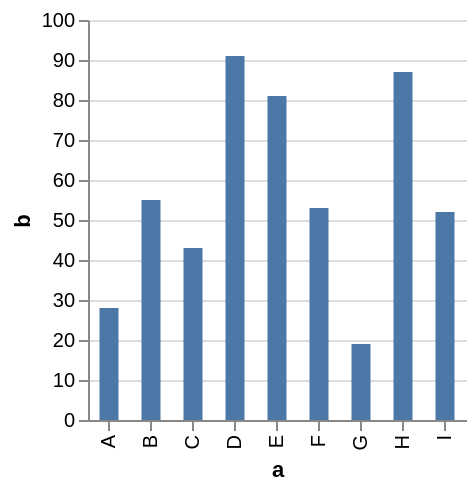

Specify this chart in Vega-Lite:
### Vega specification from a JSON file in a GitHub repository (floating-point values rounded to 4 significant figures)
{"$schema": "http://vega.github.io/schema/vega/v3.0.json", "description": "A simple bar chart with embedded data.", "autosize": "pad", "padding": 5, "data": [{"name": "source_0", "values": [{"a": "A", "b": 28}, {"a": "B", "b": 55}, {"a": "C", "b": 43}, {"a": "D", "b": 91}, {"a": "E", "b": 81}, {"a": "F", "b": 53}, {"a": "G", "b": 19}, {"a": "H", "b": 87}, {"a": "I", "b": 52}], "format": {"type": "json", "parse": {"b": "number"}}, "transform": [{"type": "filter", "expr": "datum[\"b\"] !== null && !isNaN(datum[\"b\"])"}]}], "signals": [{"name": "width", "update": "bandspace(domain('x').length, 0.1, 0.05) * 21"}, {"name": "height", "update": "200"}, {"name": "unit", "value": {}, "on": [{"events": "mousemove", "update": "group()._id ? group() : unit"}]}], "marks": [{"name": "nested_main_group", "type": "group", "encode": {"update": {"width": {"signal": "width"}, "height": {"signal": "height"}, "fill": {"value": "transparent"}}}, "marks": [{"name": "marks", "type": "rect", "role": "bar", "from": {"data": "source_0"}, "encode": {"update": {"x": {"scale": "x", "field": "a", "offset": {"scale": "x", "band": 0.25}}, "width": {"scale": "x", "band": 0.5}, "y": {"scale": "y", "field": "b"}, "y2": {"scale": "y", "value": 0}, "fill": {"value": "#4c78a8"}}}}]}], "scales": [{"name": "x", "type": "band", "domain": {"data": "source_0", "field": "a", "sort": true}, "range": {"step": 21}, "round": true, "paddingInner": 0.1, "paddingOuter": 0.05}, {"name": "y", "type": "linear", "domain": {"data": "source_0", "field": "b"}, "range": [200, 0], "round": true, "nice": true, "zero": true}], "axes": [{"scale": "x", "orient": "bottom", "tickCount": 5, "title": "a", "zindex": 1, "encode": {"labels": {"update": {"angle": {"value": 270}, "align": {"value": "right"}, "baseline": {"value": "middle"}}}}}, {"scale": "y", "format": "s", "orient": "left", "title": "b", "zindex": 1}, {"scale": "y", "domain": false, "format": "s", "grid": true, "labels": false, "orient": "left", "ticks": false, "zindex": 0, "gridScale": "x"}]}
